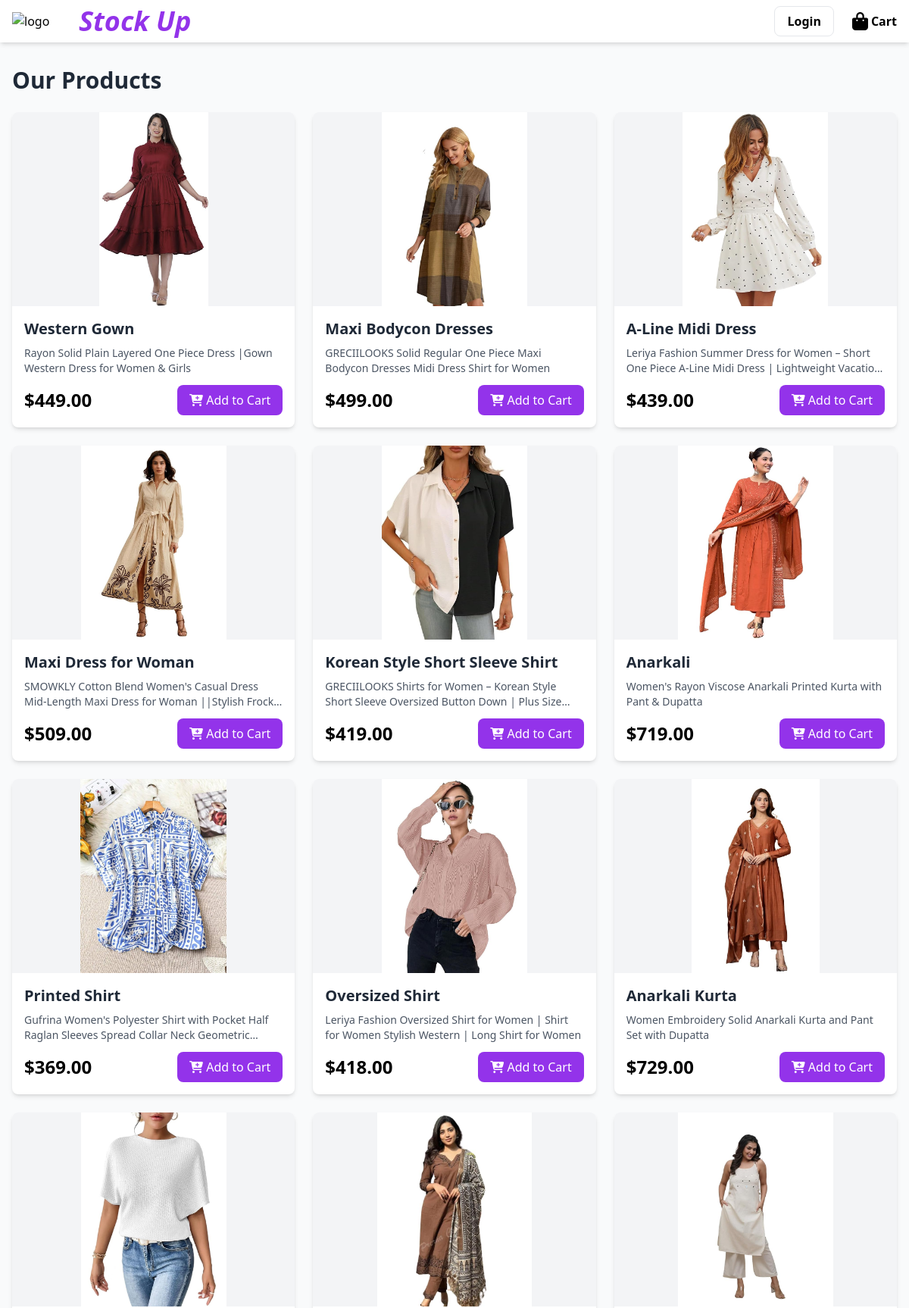
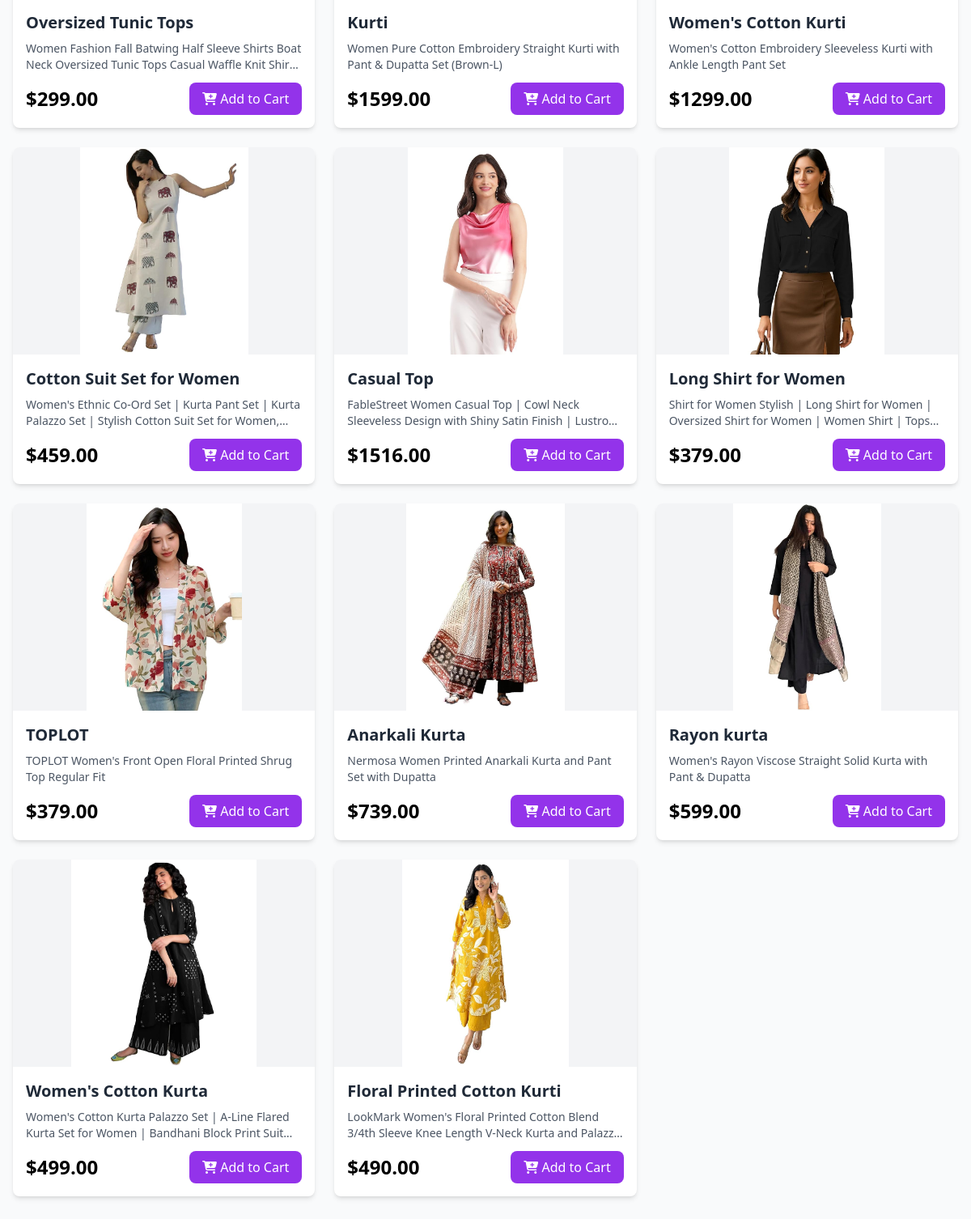
The page / on the database its author committed (2 pictures, top to bottom).
### ecommerce_app/models.py (models this page shows, shortened)
class Product(models.Model):
    name = models.CharField(max_length=200)
    description = models.CharField(max_length=500, blank=True)
    image = models.ImageField(upload_to='products/', blank=True, null=True)
    price = models.DecimalField(max_digits=10, decimal_places=2)
    is_active = models.BooleanField(default=True)

### ecommerce_app/views.py (the view)
# urls.py: 2. Add a URL to urlpatterns:  path('', views.home, name='home')
def home(request):
    products = Product.objects.filter(is_active=True)
    cart_count = 0
    user = None
    if is_logged_in(request):
        user_id = request.session.get('user_id')
        user = Customer.objects.get(id=user_id)
        cart = get_or_create_cart(user)
        cart_count = cart.cartitem_set.aggregate(total=Sum('quantity'))['total'] or 0
    context = {
        'products': products,
        'cart_count': cart_count,
        'user': user,
    }
    return render(request, "index.html", context)

### ecommerce_app/views.py (called while the page is built)
def is_logged_in(request):
    return 'user_id' in request.session

### templates/index.html (shortened to what this page needs)
<!DOCTYPE html>
<html lang="en">
<head>
    <script src="https://cdn.tailwindcss.com"></script>
    <link rel="stylesheet" href="https://cdnjs.cloudflare.com/ajax/libs/font-awesome/6.5.0/css/all.min.css">
</head>
<body class="bg-gray-50">
    <nav class="w-full bg-white shadow-md sticky top-0 z-50">
        <div class="flex justify-between items-center py-2 max-w-screen-xl mx-auto px-4">
            <div class="flex items-center gap-2">
                <img src="https://img.freepik.com/free-vector/seasonal-sale-discounts-presents-purchase-visiting-boutiques-luxury-shopping-price-reduction-promotional-coupons-special-holiday-offers-vector-isolated-concept-metaphor-illustration_335657-2766.jpg?semt=ais_hybrid&w=740&q=80"
                     alt="logo" class="w-[80px] h-auto">
                <h1 class="text-4xl font-extrabold italic text-purple-600">Stock Up</h1>
            </div>
            <div class="flex items-center gap-6">
                {% if user %}
                    <a href="/your-orders/" class="px-4 py-2 text-purple-600 hover:text-purple-700 font-semibold">
                        <i class="fa-solid fa-box"></i> Your Orders
                    </a>
                    <a href="/user_logout/" class="px-4 py-2 text-gray-700 hover:text-gray-900 font-semibold">
                        <i class="fa-solid fa-sign-out-alt"></i> Logout
                    </a>
                {% else %}
                    <div class="relative group">
                        <a href="/user_login/" class="px-4 py-2 text-black hover:text-white rounded-lg border hover:bg-purple-600 font-semibold">Login</a>
                    </div>
                {% endif %}
                <a href="/cart/" class="relative flex items-center gap-1 font-semibold hover:text-purple-700">
                    <i class="fa-solid fa-bag-shopping text-2xl"></i>
                    Cart
                </a>
            </div>
        </div>
    </nav>
    <main class="max-w-screen-xl mx-auto px-4 py-8">
        <h2 class="text-3xl font-bold text-gray-800 mb-6">Our Products</h2>
        {% if products %}
            <div class="grid grid-cols-1 md:grid-cols-2 lg:grid-cols-3 xl:grid-cols-4 gap-6">
                {% for product in products %}
                    <div class="bg-white rounded-lg shadow-md overflow-hidden hover:shadow-xl transition-shadow duration-300">
                        {% if product.image %}
                            <div class="w-full h-64 overflow-hidden bg-gray-100">
                                <img src="{{ product.image.url }}" alt="{{ product.name }}" class="w-full h-full object-contain" onerror="this.style.display='none'; this.nextElementSibling.style.display='flex';">
                            </div>
                        {% else %}
                            <div class="w-full h-64 bg-purple-100 flex items-center justify-center">
                                <i class="fa-solid fa-image text-6xl text-purple-300"></i>
                            </div>
                        {% endif %}
                        <div class="p-4">
                            <h3 class="text-xl font-bold text-gray-800 mb-2">{{ product.name }}</h3>
                            <p class="text-gray-600 text-sm mb-3 line-clamp-2">{{ product.description|default:"No description available" }}</p>
                            <div class="flex items-center justify-between">
                                <span class="text-2xl font-bold text-black">${{ product.price }}</span>
                                {% if user %}
                                    <a href="/add-to-cart/{{ product.id }}/" class="bg-purple-600 text-white px-4 py-2 rounded-lg hover:bg-purple-700 transition duration-300">
                                        <i class="fa-solid fa-cart-plus"></i> Add to Cart
                                    </a>
                                {% else %}
                                    <a href="/user_login/" class="bg-purple-600 text-white px-4 py-2 rounded-lg hover:bg-purple-700 transition duration-300">
                                        <i class="fa-solid fa-cart-plus"></i> Add to Cart
                                    </a>
                                {% endif %}
                            </div>
                        </div>
                    </div>
                {% endfor %}
            </div>
        {% else %}
            <div class="text-center py-20">
                <i class="fa-solid fa-box-open text-6xl text-gray-300 mb-4"></i>
                <h3 class="text-2xl font-semibold text-gray-600 mb-2">No Products Available</h3>
                <p class="text-gray-500">Check back later for new products!</p>
            </div>
        {% endif %}
    </main>
</body>
</html>

### rows shown on the page
Product: image (picture), name "Western Gown", description "Rayon Solid Plain Layered One Piece Dress |Gown Western Dress for Women & Girls", price "449.00"
Product: image (picture), name "Maxi Bodycon Dresses", description "GRECIILOOKS Solid Regular One Piece Maxi Bodycon Dresses Midi Dress Shirt for Women", price "499.00"
Product: image (picture), name "A-Line Midi Dress", description "Leriya Fashion Summer Dress for Women – Short One Piece A-Line Midi Dress | Lightweight…", price "439.00"
Product: image (picture), name "Maxi Dress for Woman", description "SMOWKLY Cotton Blend Women's Casual Dress Mid-Length Maxi Dress for Woman ||Stylish…", price "509.00"
Product: image (picture), name "Korean Style Short Sleeve Shirt", description "GRECIILOOKS Shirts for Women – Korean Style Short Sleeve Oversized Button Down | Plus…", price "419.00"
Product: image (picture), name "Anarkali", description "Women's Rayon Viscose Anarkali Printed Kurta with Pant & Dupatta", price "719.00"
Product: image (picture), name "Printed Shirt", description "Gufrina Women's Polyester Shirt with Pocket Half Raglan Sleeves Spread Collar Neck…", price "369.00"
Product: image (picture), name "Oversized Shirt", description "Leriya Fashion Oversized Shirt for Women | Shirt for Women Stylish Western | Long Shirt for Women", price "418.00"
Product: image (picture), name "Anarkali Kurta", description "Women Embroidery Solid Anarkali Kurta and Pant Set with Dupatta", price "729.00"
Product: image (picture), name "Oversized Tunic Tops", description "Women Fashion Fall Batwing Half Sleeve Shirts Boat Neck Oversized Tunic Tops Casual Waffle Knit…", price "299.00"
Product: image (picture), name "Kurti", description "Women Pure Cotton Embroidery Straight Kurti with Pant & Dupatta Set (Brown-L)", price "1599.00"
Product: image (picture), name "Women's Cotton Kurti", description "Women's Cotton Embroidery Sleeveless Kurti with Ankle Length Pant Set", price "1299.00"
Product: image (picture), name "Cotton Suit Set for Women", description "Women's Ethnic Co-Ord Set | Kurta Pant Set | Kurta Palazzo Set | Stylish Cotton Suit Set for…", price "459.00"
Product: image (picture), name "Casual Top", description "FableStreet Women Casual Top | Cowl Neck Sleeveless Design with Shiny Satin Finish |…", price "1516.00"
Product: image (picture), name "Long Shirt for Women", description "Shirt for Women Stylish | Long Shirt for Women | Oversized Shirt for Women | Women Shirt |…", price "379.00"
Product: image (picture), name "TOPLOT", description "TOPLOT Women's Front Open Floral Printed Shrug Top Regular Fit", price "379.00"
Product: image (picture), name "Anarkali Kurta", description "Nermosa Women Printed Anarkali Kurta and Pant Set with Dupatta", price "739.00"
Product: image (picture), name "Rayon kurta", description "Women's Rayon Viscose Straight Solid Kurta with Pant & Dupatta", price "599.00"
Product: image (picture), name "Women's Cotton Kurta", description "Women's Cotton Kurta Palazzo Set | A-Line Flared Kurta Set for Women | Bandhani Block Print…", price "499.00"
Product: image (picture), name "Floral Printed Cotton Kurti", description "LookMark Women's Floral Printed Cotton Blend 3/4th Sleeve Knee Length V-Neck Kurta and…", price "490.00"
